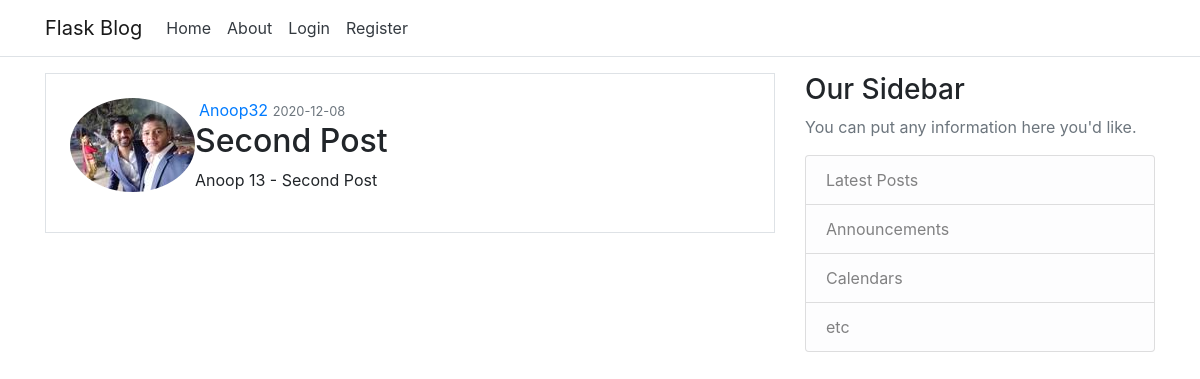
The page /post/5 on the database its author committed.
### flaskblog/models.py (models this page shows, shortened)
class User(db.Model, UserMixin):
    id = db.Column(db.Integer, primary_key=True)
    username = db.Column(db.String(20),unique=True,nullable=False)
    email = db.Column(db.String(120), unique=True, nullable=False)
    image_file = db.Column(db.String(20), nullable=False,
                           default='default.jpg')
    password = db.Column(db.String(60), nullable=False)
    posts = db.relationship('Post', backref='author', lazy=True)

class Post(db.Model):
    id = db.Column(db.Integer, primary_key=True)
    title = db.Column(db.String(100), nullable=False)
    date_posted = db.Column(db.DateTime, nullable=False,
                            default=datetime.utcnow)
    content = db.Column(db.Text, nullable=False)
    user_id = db.Column(db.Integer, db.ForeignKey('user.id'), nullable=False)

### flaskblog/routes.py (the view)
@app.route("/post/<int:post_id>")
def post(post_id):
    post = Post.query.get_or_404(post_id)
    return render_template('post.html', post=post,title=post.title)

### flaskblog/template/post.html (shortened to what this page needs)
{% extends "layout.html"%} {% block content%}
<div class="media border p-4">
    <img class="rounded-circle article-img" src="{{ url_for('static', filename='profile_pics/' + post.author.image_file) }}">
    <div class="media-body">
        <div class="article-metadata">
            <a class="ml-1" href="#">{{ post.author.username }}</a>
            <small class="text-muted">{{ post.date_posted.strftime('%Y-%m-%d') }}</small>
        </div>
        <h2 class="article-title">{{ post.title }}</h2>
        <p class="article-content">{{ post.content }}</p>
    </div>
</div>
<br> {% endblock content %}

### rows shown on the page
User: image_file (picture), author.username "Anoop32"
Post: date_posted "2020-12-08", title "Second Post", content "Anoop 13 - Second Post"
